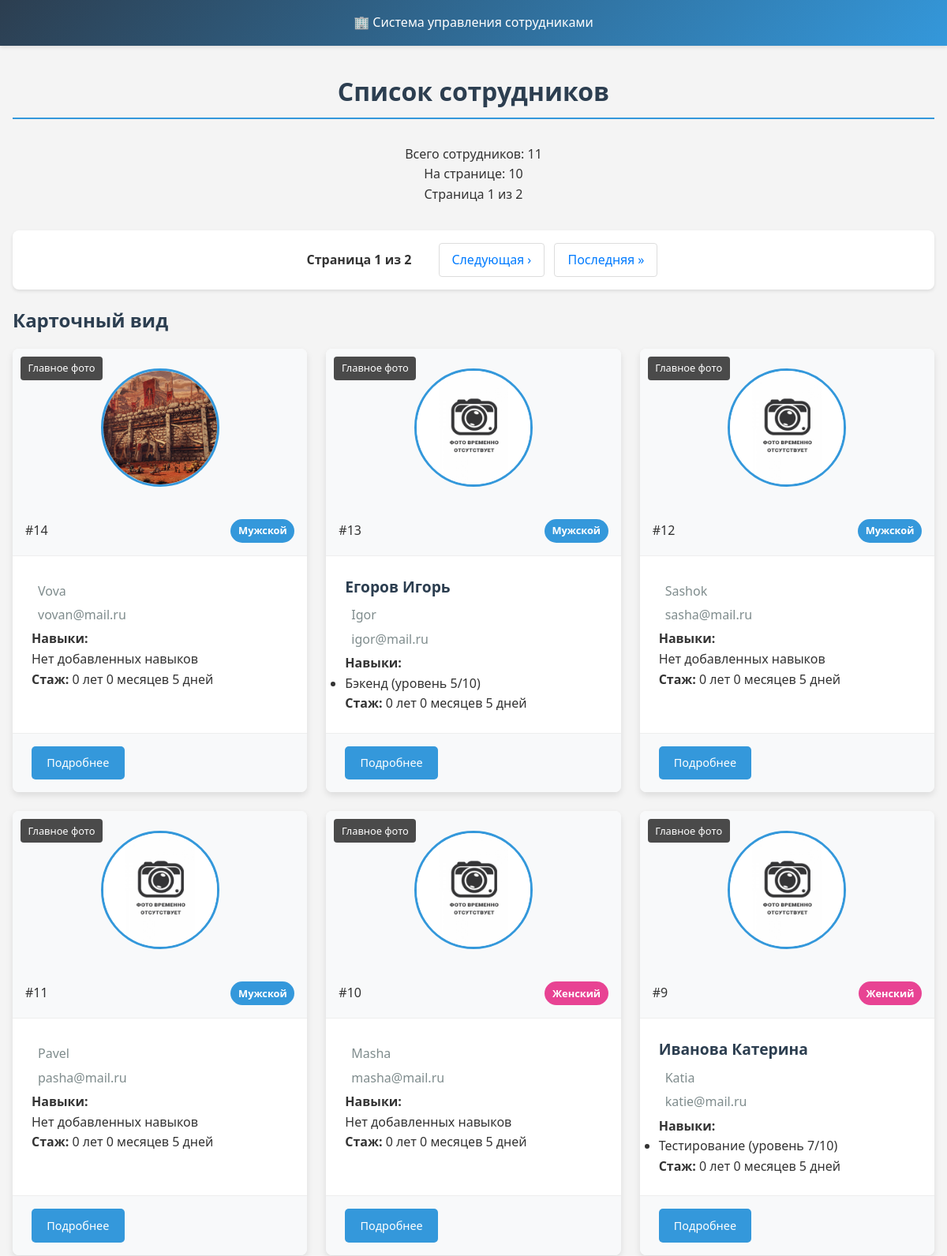
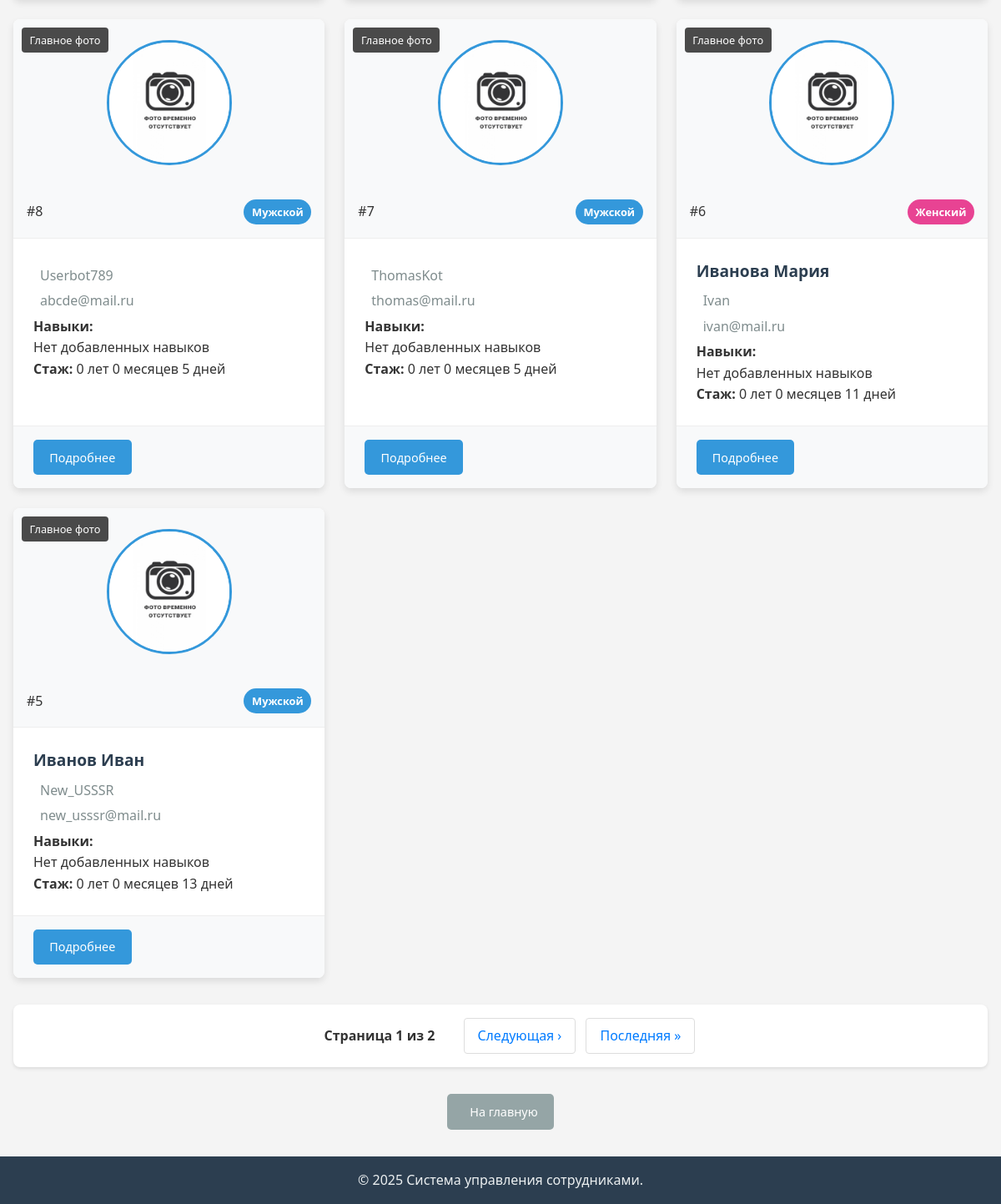
/employees/, run on the app's committed database (2 pictures, top to bottom).
### employees/models.py (models this page shows, shortened)
class Employee(AbstractUser):
    GENDER_CHOICES = [
        ("M", "Мужской"),
        ("F", "Женский"),
    ]
    email = models.EmailField(
        unique=True,
        verbose_name="Email",
        blank=False,
    )
    username = models.CharField(
        max_length=150,
        unique=True,
        verbose_name="Логин",
    )
    middle_name = models.CharField(max_length=100, blank=True, verbose_name="Отчество")
    gender = models.CharField(max_length=1, choices=GENDER_CHOICES, verbose_name="Пол")
    description = models.TextField(blank=True, verbose_name="Описание")
    """
    groups = models.ManyToManyField(
        Group,
        verbose_name="Группы",
        blank=True,
        related_name="employee_groups",  # чтобы избежать конфликтов
        related_query_name="employees",
    )
    """
    class Meta:
        ordering = ("-date_joined",)
        verbose_name = "Сотрудник"
        verbose_name_plural = "Сотрудники"
    @property
    def experience_full(self):
        delta = relativedelta(now().date(), self.date_joined.date())
        if self.is_active:
            return f"{delta.years} лет {delta.months} месяцев {delta.days} дней"
        return "уволен"

class EmployeeImage(models.Model):
    employee = models.ForeignKey(
        Employee,
        on_delete=models.CASCADE,
        related_name="images",
        verbose_name="Сотрудник",
    )
    image = models.ImageField(
        upload_to="covers/", blank=True, verbose_name="Изображение"
    )
    order = models.PositiveIntegerField(
        default=None,
        null=True,
        blank=True,
        validators=[MinValueValidator(0)],
        verbose_name="Порядковый номер",
        help_text="Чем меньше число, тем выше в галерее",
    )
    is_main = models.BooleanField(
        default=False,
        verbose_name="Главное фото",
        help_text="Использовать как главное фото сотрудника сотрудника",
    )
    created_at = models.DateTimeField(auto_now_add=True)
    class Meta:
        unique_together = ("employee", "order")
        ordering = ("order", "created_at")
        verbose_name = "файл сотрудника"
        verbose_name_plural = "файлы сотрудников"

class EmployeeSkill(models.Model):
    SKILL_CHOICES = [
        ("frontend", "Фронтенд"),
        ("backend", "Бэкенд"),
        ("testing", "Тестирование"),
        ("management", "Управление проектами"),
        ("design", "Дизайн"),
        ("devops", "DevOps"),
    ]
    employee = models.ForeignKey(
        Employee,
        on_delete=models.CASCADE,
        related_name="skills",
        verbose_name="Сотрудник",
    )
    skill = models.CharField(
        max_length=100, choices=SKILL_CHOICES, verbose_name="Навык"
    )
    level = models.IntegerField(
        validators=[MinValueValidator(1), MaxValueValidator(10)],
        verbose_name="Уровень навыка",
    )
    class Meta:
        unique_together = ("employee", "skill")
        verbose_name = "Навык сотрудника"
        verbose_name_plural = "Навыки сотрудников"

### employees/views.py (the view)
# urls.py: path("", EmployeeListViews.as_view(), name="list"),
class EmployeeListViews(ListView):
    model = Employee
    template_name = "employees/employee_list.html"
    context_object_name = "employees"
    paginate_by = 10
    def get_queryset(self):
        return Employee.objects.all().prefetch_related("images", "skills")
    def get_context_data(self, **kwargs):
        context = super().get_context_data(**kwargs)
        total_count = Employee.objects.count()
        page_employees = context["page_obj"].object_list
        employees_data = []
        for employee in page_employees:
            main_photo = employee.images.filter(is_main=True).first()
            employees_data.append(
                {
                    "emp": employee,  # объект сотрудника
                    "main_photo": main_photo,  # основное фото или None
                }
            )
        context.update(
            {
                "employees_data": employees_data,
                "total_count": total_count,  # Добавляем общее количество
                "current_page_count": len(
                    page_employees
                ),  # Количество на текущей странице
            }
        )
        return context

### templates/employees/employee_list.html (shortened to what this page needs)
{% extends 'base.html' %}
{% load static %}
{% block extra_css %}
    <link rel="stylesheet" href="{% static 'css/employee/employee_list.css' %}">
{% endblock %}
{% block content %}
<div class="employee-list-container">
    <div class="page-header">
        <h1>Список сотрудников</h1>
        <p>Всего сотрудников: {{ total_count }}</p>
        <p>На странице: {{ current_page_count }}</p>
        <p>Страница {{ page_obj.number }} из {{ paginator.num_pages }}</p>
    </div>
    {% if is_paginated %}
    <div class="pagination-top">
        {% include 'employees/pagination.html' %}
    </div>
    {% endif %}
    <div class="cards-section">
        <h2>Карточный вид</h2>
        <div class="employees-grid">
            {% for data in employees_data %}
                {% include 'employees/card_employee.html' %}
            {% empty %}
            <div class="no-employees-card">
                <i class="fas fa-users-slash"></i>
                <p>Список сотрудников пуст</p>
            </div>
            {% endfor %}
        </div>
    </div>
    {% if is_paginated %}
    <div class="pagination-bottom">
        {% include 'employees/pagination.html' %}
    </div>
    {% endif %}
    <div class="navigation-buttons">
        <a href="/" class="btn btn-secondary back-btn">
             На главную
        </a>
    </div>
</div>
{% endblock %}

### templates/employees/card_employee.html (shortened to what this page needs)
{% load static %}
<div class="employee-card">
    <div class="gallery-container">
        {% if data.main_photo %}
        <div class="gallery-item">
            <p class="image-order">Главное фото</p>
            <img src="{{ data.main_photo.image.url }}"
                 alt="Главное фото {{ data.emp.username }}"
                 class="avatar" />
        </div>
        {% else %}
        <div class="gallery-item">
            <p class="image-order">Главное фото</p>
            <img src="{% static 'img/noimage.jpg' %}"
                 alt="Фото отсутствует"
                 class="avatar" />
        </div>
        {% endif %}
    </div>
    <div class="card-header">
        <span class="employee-id">#{{ data.emp.id }}</span>
        <span class="gender-badge {% if data.emp.gender == 'M' %}male{% else %}female{% endif %}">
            {{ data.emp.get_gender_display }}
        </span>
    </div>
    <div class="card-body">
        <h3 class="employee-name">
            {{ data.emp.last_name }} {{ data.emp.first_name }}
        </h3>
        <p class="employee-username">
             {{ data.emp.username }}
        </p>
        {% if data.emp.email %}
        <p class="employee-email">
             {{ data.emp.email }}
        </p>
        {% endif %}
        <div class="employee-skills">
            <p class="skills-title"><strong>Навыки:</strong></p>
            {% if data.emp.skills.all %}
            <ul class="skills-list">
                {% for skill in data.emp.skills.all %}
                <li class="skill-item">
                    <span class="skill-name">{{ skill.get_skill_display }}</span>
                    <span class="skill-level">(уровень {{ skill.level }}/10)</span>
                </li>
                {% endfor %}
            </ul>
            {% else %}
                <p class="no-skills">Нет добавленных навыков</p>
            {% endif %}
        </div>
        <div class="employee-experience">
            <p><strong>Стаж:</strong> {{ data.emp.experience_full }} </p>
        </div>
    </div>
    <div class="card-footer">
        <a href="{% url 'employees:detail' data.emp.id %}" class="btn btn-primary btn-card-details">
             Подробнее
        </a>
    </div>
</div>

### static_dev/css/base.css (style rules this page uses)
* { margin: 0; padding: 0; box-sizing: border-box; }
body { font-family: 'Segoe UI', Tahoma, Geneva, Verdana, sans-serif; line-height: 1.6; color: #333; background-color: #f4f4f4; min-height: 100vh; display: flex; flex-direction: column; }
.btn { display: inline-block; padding: 0.6rem 1.2rem; border: none; border-radius: 5px; text-decoration: none; font-size: 0.9rem; cursor: pointer; transition: all 0.3s ease; text-align: center; }
.btn-primary { background-color: #3498db; color: white; }
.btn-secondary { background-color: #95a5a6; color: white; }
h1, h2, h3 { margin-bottom: 1rem; color: #2c3e50; }
h1 { border-bottom: 2px solid #3498db; padding-bottom: 0.5rem; margin-bottom: 2rem; }

### static_dev/css/employee/employee_list.css (style rules this page uses)
.page-header { text-align: center; margin-bottom: 2rem; }
.gender-badge { padding: 0.3rem 0.6rem; border-radius: 15px; font-size: 0.8rem; font-weight: bold; color: white; display: inline-block; }
.gender-badge.male { background-color: #3498db; }
.gender-badge.female { background-color: #e84393; }
.employees-grid { display: grid; grid-template-columns: repeat(auto-fill, minmax(300px, 1fr)); gap: 1.5rem; margin-bottom: 2rem; }
.employee-card { background: white; border-radius: 8px; overflow: hidden; box-shadow: 0 4px 8px rgba(0, 0, 0, 0.1); transition: transform 0.3s ease; display: flex; flex-direction: column; }
.gallery-container { height: 200px; overflow: hidden; position: relative; background-color: #f8f9fa; display: flex; align-items: center; justify-content: center; }
.gallery-item { width: 100%; height: 100%; display: flex; flex-direction: column; align-items: center; justify-content: center; }
.image-order { position: absolute; top: 10px; left: 10px; background: rgba(0, 0, 0, 0.7); color: white; padding: 0.3rem 0.6rem; border-radius: 4px; font-size: 0.8rem; z-index: 2; }
.employee-card .avatar { width: 150px; height: 150px; object-fit: cover; border-radius: 50%; border: 3px solid #3498db; transition: transform 0.3s ease; }
.card-header { display: flex; justify-content: space-between; align-items: center; padding: 1rem; background-color: #f8f9fa; border-bottom: 1px solid #eee; }
.card-body { padding: 1.5rem; flex-grow: 1; }
.employee-name { font-size: 1.2rem; margin-bottom: 0.5rem; color: #2c3e50; }
.employee-username, .employee-email { color: #7f8c8d; margin-bottom: 0.3rem; display: flex; align-items: center; gap: 0.5rem; }
.card-footer { padding: 1rem 1.5rem; background-color: #f8f9fa; border-top: 1px solid #eee; }
.btn-card-details { composes: btn btn-primary; font-size: 0.9rem; }
.navigation-buttons { text-align: center; margin-top: 2rem; }
.back-btn { composes: btn btn-secondary; display: inline-flex; align-items: center; gap: 0.5rem; }
.pagination-top { margin-bottom: 20px; }
.pagination-bottom { margin-top: 30px; }

### data on the page
Employee: main_photo.image (picture), emp.id "14", emp.gender "Мужской", emp.username "Vova", emp.email "vovan@mail.ru", shows "Нет добавленных навыков", emp.experience_full "0 лет 0 месяцев 5 дней"
Employee: emp.id "13", emp.gender "Мужской", emp.last_name "Егоров", emp.first_name "Игорь", emp.username "Igor", emp.email "igor@mail.ru", emp.experience_full "0 лет 0 месяцев 5 дней"
EmployeeSkill: skill "Бэкенд", level "5"
Employee: emp.id "12", emp.gender "Мужской", emp.username "Sashok", emp.email "sasha@mail.ru", shows "Нет добавленных навыков", emp.experience_full "0 лет 0 месяцев 5 дней"
Employee: emp.id "11", emp.gender "Мужской", emp.username "Pavel", emp.email "pasha@mail.ru", shows "Нет добавленных навыков", emp.experience_full "0 лет 0 месяцев 5 дней"
Employee: emp.id "10", emp.gender "Женский", emp.username "Masha", emp.email "masha@mail.ru", shows "Нет добавленных навыков", emp.experience_full "0 лет 0 месяцев 5 дней"
Employee: emp.id "9", emp.gender "Женский", emp.last_name "Иванова", emp.first_name "Катерина", emp.username "Katia", emp.email "katie@mail.ru", emp.experience_full "0 лет 0 месяцев 5 дней"
EmployeeSkill: skill "Тестирование", level "7"
Employee: emp.id "8", emp.gender "Мужской", emp.username "Userbot789", emp.email "abcde@mail.ru", shows "Нет добавленных навыков", emp.experience_full "0 лет 0 месяцев 5 дней"
Employee: emp.id "7", emp.gender "Мужской", emp.username "ThomasKot", emp.email "thomas@mail.ru", shows "Нет добавленных навыков", emp.experience_full "0 лет 0 месяцев 5 дней"
Employee: emp.id "6", emp.gender "Женский", emp.last_name "Иванова", emp.first_name "Мария", emp.username "Ivan", emp.email "ivan@mail.ru", shows "Нет добавленных навыков", emp.experience_full "0 лет 0 месяцев 11 дней"
Employee: emp.id "5", emp.gender "Мужской", emp.last_name "Иванов", emp.first_name "Иван", emp.username "New_USSSR", emp.email "new_usssr@mail.ru", shows "Нет добавленных навыков", emp.experience_full "0 лет 0 месяцев 13 дней"

### other printed values
{{ total_count }} "11"
{{ current_page_count }} "10"
{{ page_obj.number }} "1"
{{ paginator.num_pages }} "2"
{{ page_obj.number }} "1 1"
{{ page_obj.paginator.num_pages }} "2 2"
